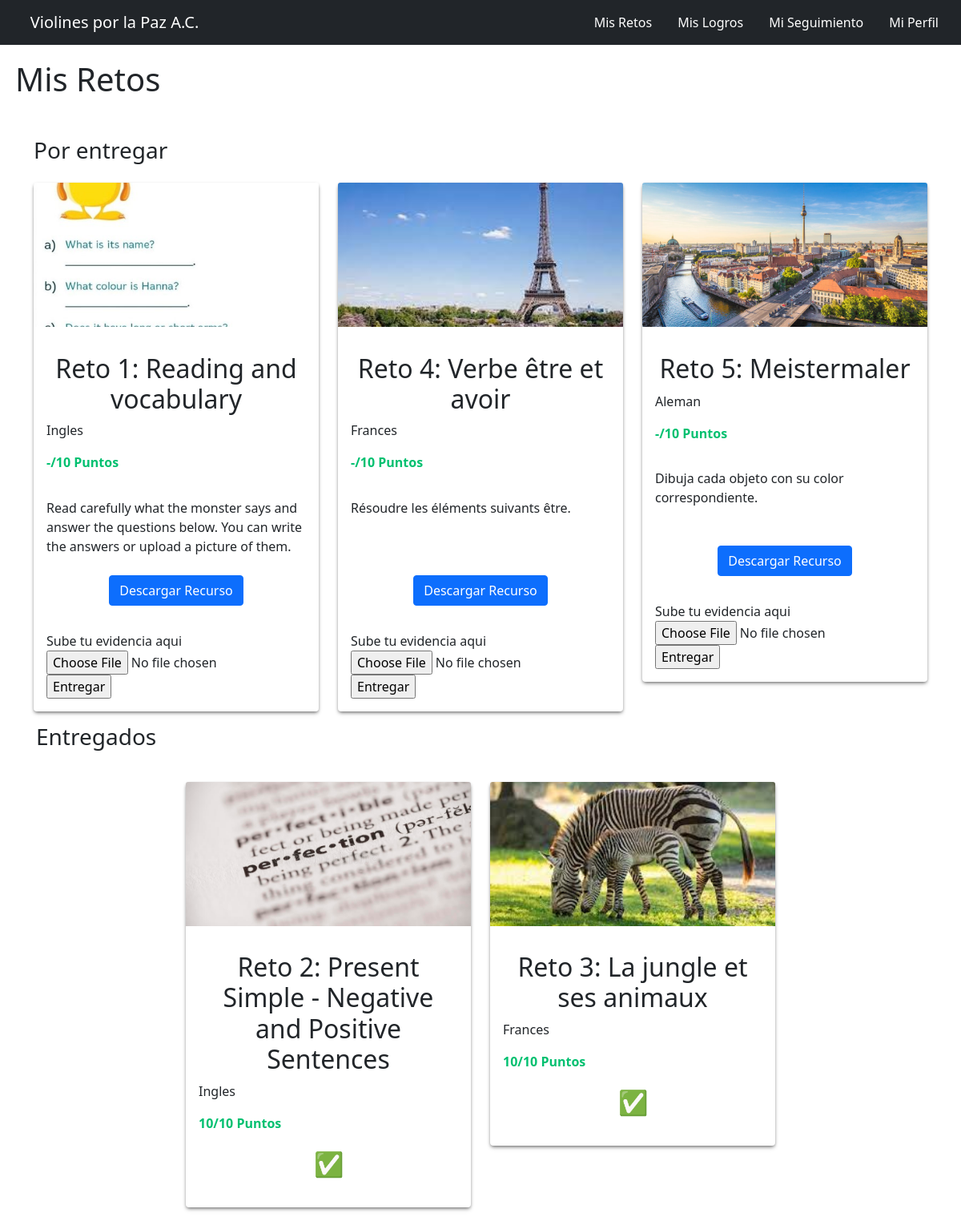
The app's page /misRetos.php (signed in) with its own data.
### tables this page shows
CREATE TABLE `retos` (
  `reto_id` int auto_increment,
  `nombre` varchar(100),
  `categoria` varchar(20),
  `descripcion` varchar(300),
  `puntos` int,
  `grado_id` int,
  `image_id` int,
  PRIMARY KEY (`reto_id`),
  FOREIGN KEY (`grado_id`) REFERENCES `grados`(`grado_id`)
);

CREATE TABLE `logros` (
  `usuario_id` int,
  `reto_id` int,
  `file_name` varchar(100),
  `fecha` timeStamp default NOW(),
  PRIMARY KEY (`usuario_id`, `reto_id`),
  FOREIGN KEY (`usuario_id`) REFERENCES `usuarios`(`usuario_id`),
  FOREIGN KEY (`reto_id`) REFERENCES `retos`(`reto_id`)
);

### misRetos.php (the view, shortened to what this page needs)
<?php
include './php/conexion_be.php';
?>
<!DOCTYPE html>
<html>
<head>
  <link href="https://cdn.jsdelivr.net/npm/bootstrap@5.0.2/dist/css/bootstrap.min.css" rel="stylesheet"
 />
  <link rel="stylesheet" href="./assets/css/estilos.css" />
</head>
<body>
<?php include('navbar.php');?>
  <h1 class="h1-pags">Mis Retos</h1>
    <div class="container mt-5 mb-5">
      <div class="row justify-content-center">
        <h3>Por entregar</h3>
    <?php
      $retos = mysqli_query($conexion, "SELECT retos.nombre, categoria, puntos, descripcion, image_id, reto_id FROM retos
      JOIN usuarios ON retos.grado_id = usuarios.grado_id
      WHERE usuarios.usuario_id = '$_SESSION[user]' AND retos.reto_id
      NOT IN
      (SELECT logros.reto_id FROM logros
      WHERE usuario_id = '$_SESSION[user]')");
      while( $row = mysqli_fetch_assoc($retos)) {
        echo "
        <div class='col-12 col-sm-6 col-md-4 col-lg-4 mt-3'>
          <div class='card'>
            <img src='./imagenes/retos_imagenes/reto" . $row['image_id'] . ".jpg' class='card-img-top'
              alt='Palomitas, boletos para el cine y rollo de película' />
            <div class='card-body'>
              <h2 class='card-title'>" . $row['nombre'] . " </h2>
              <p class='card-grado'> " .
                $row['categoria'] .
              " </p>
              <p class='card-points'> " .
                "-/" . $row['puntos'] . " Puntos
              </p>
              <p class='card-text'> " .
                $row['descripcion'] .
              " </p>
              <div class='center-button'>
                <a href='./recursosRetos/reto" . $row['image_id'] . ".jpg' download='Reading and vocabulary'>
                  <button type='button' class='btn btn-primary'>Descargar Recurso</button>
                </a>
              </div>
              Sube tu evidencia aqui
              <form action './php/upload_file.php' method='post' enctype='multipart/form-data'>
                <input type='hidden' name='reto' value='" . $row['reto_id'] . "' />
                <input type='file' name='file'>
                <input type='submit' name='submit' value='Entregar'>
              </form>
            </div>
          </div>
        </div>";}
    ?>
    <div style="padding: 15px;">
      <h3>Entregados</h3>
    </div>
    <?php
      $retos = mysqli_query($conexion, "SELECT * FROM logros
      JOIN retos ON logros.reto_id = retos.reto_id
      WHERE usuario_id = '$_SESSION[user]' AND retos.reto_id");
      while( $row = mysqli_fetch_assoc($retos)) {
        echo "
        <div class='col-12 col-sm-6 col-md-4 col-lg-4 mt-3'>
          <div class='card'>
            <img src='./imagenes/retos_imagenes/reto" . $row['image_id'] . ".jpg' class='card-img-top'
              alt='Palomitas, boletos para el cine y rollo de película' />
            <div class='card-body'>
              <h2 class='card-title'>" . $row['nombre'] . " </h2>
              <p class='card-grado'> " .
                $row['categoria'] .
              " </p>
              <p class='card-points' > " .
              $row['puntos'] . "/" . $row['puntos'] . " Puntos
              </p>
              <p style='text-align:center; font-size:30px;'> <span>&#9989;</span></p>
            </div>
          </div>
        </div>";}
    ?>
      </div>
    </div>
</body>
</html>

### navbar.php
<nav class="
          navbar navbar-expand-lg navbar-dark
          bg-dark
          flex-column flex-sm-row
        ">
      <a class="navbar-brand" href="./inicio.php">Violines por la Paz A.C.</a>
      <div class="container-fluid justify-content-end">
        <ul class="nav">
        <?php
        if (isset($_SESSION['loggedin']) && $_SESSION['loggedin'] == true){
            $out = '
            <li class="nav-item"> <a class="nav-link" href="misRetos.php">Mis Retos</a> </li>
            <li class="nav-item"> <a class="nav-link" href="misLogros.php">Mis Logros</a> </li>
            <li class="nav-item"> <a class="nav-link" href="miSeguimiento.php">Mi Seguimiento</a> </li>
            <li class="nav-item"> <a class="nav-link" href="miperfil.php">Mi Perfil</a> </li>';
        }else{
            $out = '<li class="nav-item"> <a class="nav-link active" aria-current="page" href="login.php">Iniciar sesión o Registrarse</a> </li>';
        }
        echo $out;
      ?>
        </ul>
      </div>
    </nav>

### assets/css/estilos.css (style rules this page uses)
.nav-link { color: white; }
.nav { font-family: "Segoe UI", Tahoma, Geneva, Verdana, sans-serif; position: absolute; }
.navbar-brand { margin-left: 1cm; }
.card-img-top { width: 100%; height: 15vw; object-fit: cover; }
.h1-pags { margin-left: 0.5cm; margin-top: 0.5cm; }
.center-button { text-align: center; margin-bottom: 10%; }
.card { border: 0 !important; box-shadow: 0 4px 6px -1px rgba(0, 0, 0, 0.1), 0 2px 4px -1px rgba(0, 0, 0, 0.6); }
.card-title { min-height: 2.5rem; margin-top: 5%; text-align: center; }
.card-text { min-height: 5rem; margin-top: 10%; }
.card-points { color:#00c070; font-weight: 600; }

### records on screen
retos: shows a picture, nombre "Reto 1: Reading and vocabulary", categoria "Ingles", puntos "10", descripcion "Read carefully what the monster says and answer the questions below. You can write the answers or upload a picture of them."
retos: shows a picture, nombre "Reto 4: Verbe être et avoir", categoria "Frances", puntos "10", descripcion "Résoudre les éléments suivants être."
retos: shows a picture, nombre "Reto 5: Meistermaler", categoria "Aleman", puntos "10", descripcion "Dibuja cada objeto con su color correspondiente."
logros: shows a picture, reto.nombre "Reto 2: Present Simple - Negative and Positive Sentences", reto.categoria "Ingles", reto.puntos "10"
logros: shows a picture, reto.nombre "Reto 3: La jungle et ses animaux", reto.categoria "Frances", reto.puntos "10"
